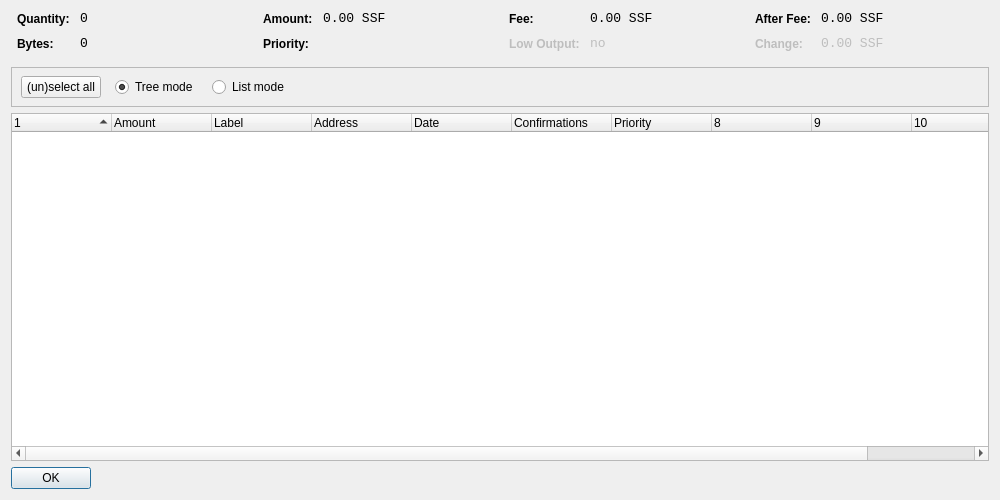
<?xml version="1.0" encoding="UTF-8"?>
<ui version="4.0">
 <class>CoinControlDialog</class>
 <widget class="QDialog" name="CoinControlDialog">
  <property name="geometry">
   <rect>
    <x>0</x>
    <y>0</y>
    <width>1000</width>
    <height>500</height>
   </rect>
  </property>
  <property name="windowTitle">
   <string>Coin Control</string>
  </property>
  <layout class="QVBoxLayout" name="verticalLayout">
   <item>
    <layout class="QHBoxLayout" name="horizontalLayoutTop" stretch="0,0,0,0">
     <property name="topMargin">
      <number>0</number>
     </property>
     <property name="bottomMargin">
      <number>10</number>
     </property>
     <item>
      <layout class="QFormLayout" name="formLayoutCoinControl1">
       <property name="horizontalSpacing">
        <number>10</number>
       </property>
       <property name="verticalSpacing">
        <number>10</number>
       </property>
       <property name="leftMargin">
        <number>6</number>
       </property>
       <property name="rightMargin">
        <number>6</number>
       </property>
       <item row="0" column="0">
        <widget class="QLabel" name="labelCoinControlQuantityText">
         <property name="styleSheet">
          <string notr="true">font-weight:bold;</string>
         </property>
         <property name="text">
          <string>Quantity:</string>
         </property>
        </widget>
       </item>
       <item row="0" column="1">
        <widget class="QLabel" name="labelCoinControlQuantity">
         <property name="font">
          <font>
           <family>Monospace</family>
           <pointsize>10</pointsize>
          </font>
         </property>
         <property name="cursor">
          <cursorShape>IBeamCursor</cursorShape>
         </property>
         <property name="contextMenuPolicy">
          <enum>Qt::ActionsContextMenu</enum>
         </property>
         <property name="text">
          <string>0</string>
         </property>
         <property name="textInteractionFlags">
          <set>Qt::LinksAccessibleByMouse|Qt::TextSelectableByKeyboard|Qt::TextSelectableByMouse</set>
         </property>
        </widget>
       </item>
       <item row="1" column="0">
        <widget class="QLabel" name="labelCoinControlBytesText">
         <property name="styleSheet">
          <string notr="true">font-weight:bold;</string>
         </property>
         <property name="text">
          <string>Bytes:</string>
         </property>
        </widget>
       </item>
       <item row="1" column="1">
        <widget class="QLabel" name="labelCoinControlBytes">
         <property name="font">
          <font>
           <family>Monospace</family>
           <pointsize>10</pointsize>
          </font>
         </property>
         <property name="cursor">
          <cursorShape>IBeamCursor</cursorShape>
         </property>
         <property name="contextMenuPolicy">
          <enum>Qt::ActionsContextMenu</enum>
         </property>
         <property name="text">
          <string>0</string>
         </property>
         <property name="textInteractionFlags">
          <set>Qt::LinksAccessibleByMouse|Qt::TextSelectableByKeyboard|Qt::TextSelectableByMouse</set>
         </property>
        </widget>
       </item>
      </layout>
     </item>
     <item>
      <layout class="QFormLayout" name="formLayoutCoinControl2">
       <property name="horizontalSpacing">
        <number>10</number>
       </property>
       <property name="verticalSpacing">
        <number>10</number>
       </property>
       <property name="leftMargin">
        <number>6</number>
       </property>
       <property name="rightMargin">
        <number>6</number>
       </property>
       <item row="0" column="0">
        <widget class="QLabel" name="labelCoinControlAmountText">
         <property name="styleSheet">
          <string notr="true">font-weight:bold;</string>
         </property>
         <property name="text">
          <string>Amount:</string>
         </property>
        </widget>
       </item>
       <item row="0" column="1">
        <widget class="QLabel" name="labelCoinControlAmount">
         <property name="font">
          <font>
           <family>Monospace</family>
           <pointsize>10</pointsize>
          </font>
         </property>
         <property name="cursor">
          <cursorShape>IBeamCursor</cursorShape>
         </property>
         <property name="contextMenuPolicy">
          <enum>Qt::ActionsContextMenu</enum>
         </property>
         <property name="text">
          <string>0.00 SSF</string>
         </property>
         <property name="textInteractionFlags">
          <set>Qt::LinksAccessibleByMouse|Qt::TextSelectableByKeyboard|Qt::TextSelectableByMouse</set>
         </property>
        </widget>
       </item>
       <item row="1" column="0">
        <widget class="QLabel" name="labelCoinControlPriorityText">
         <property name="styleSheet">
          <string notr="true">font-weight:bold;</string>
         </property>
         <property name="text">
          <string>Priority:</string>
         </property>
        </widget>
       </item>
       <item row="1" column="1">
        <widget class="QLabel" name="labelCoinControlPriority">
         <property name="font">
          <font>
           <family>Monospace</family>
           <pointsize>10</pointsize>
          </font>
         </property>
         <property name="cursor">
          <cursorShape>IBeamCursor</cursorShape>
         </property>
         <property name="contextMenuPolicy">
          <enum>Qt::ActionsContextMenu</enum>
         </property>
         <property name="text">
          <string/>
         </property>
         <property name="textInteractionFlags">
          <set>Qt::LinksAccessibleByMouse|Qt::TextSelectableByKeyboard|Qt::TextSelectableByMouse</set>
         </property>
        </widget>
       </item>
      </layout>
     </item>
     <item>
      <layout class="QFormLayout" name="formLayoutCoinControl3">
       <property name="horizontalSpacing">
        <number>10</number>
       </property>
       <property name="verticalSpacing">
        <number>10</number>
       </property>
       <property name="leftMargin">
        <number>6</number>
       </property>
       <property name="rightMargin">
        <number>6</number>
       </property>
       <item row="0" column="0">
        <widget class="QLabel" name="labelCoinControlFeeText">
         <property name="styleSheet">
          <string notr="true">font-weight:bold;</string>
         </property>
         <property name="text">
          <string>Fee:</string>
         </property>
        </widget>
       </item>
       <item row="0" column="1">
        <widget class="QLabel" name="labelCoinControlFee">
         <property name="font">
          <font>
           <family>Monospace</family>
           <pointsize>10</pointsize>
          </font>
         </property>
         <property name="cursor">
          <cursorShape>IBeamCursor</cursorShape>
         </property>
         <property name="contextMenuPolicy">
          <enum>Qt::ActionsContextMenu</enum>
         </property>
         <property name="text">
          <string>0.00 SSF</string>
         </property>
         <property name="textInteractionFlags">
          <set>Qt::LinksAccessibleByMouse|Qt::TextSelectableByKeyboard|Qt::TextSelectableByMouse</set>
         </property>
        </widget>
       </item>
       <item row="1" column="0">
        <widget class="QLabel" name="labelCoinControlLowOutputText">
         <property name="enabled">
          <bool>false</bool>
         </property>
         <property name="styleSheet">
          <string notr="true">font-weight:bold;</string>
         </property>
         <property name="text">
          <string>Low Output:</string>
         </property>
        </widget>
       </item>
       <item row="1" column="1">
        <widget class="QLabel" name="labelCoinControlLowOutput">
         <property name="enabled">
          <bool>false</bool>
         </property>
         <property name="font">
          <font>
           <family>Monospace</family>
           <pointsize>10</pointsize>
          </font>
         </property>
         <property name="cursor">
          <cursorShape>IBeamCursor</cursorShape>
         </property>
         <property name="contextMenuPolicy">
          <enum>Qt::ActionsContextMenu</enum>
         </property>
         <property name="text">
          <string>no</string>
         </property>
         <property name="textInteractionFlags">
          <set>Qt::LinksAccessibleByMouse|Qt::TextSelectableByKeyboard|Qt::TextSelectableByMouse</set>
         </property>
        </widget>
       </item>
      </layout>
     </item>
     <item>
      <layout class="QFormLayout" name="formLayoutCoinControl4">
       <property name="horizontalSpacing">
        <number>10</number>
       </property>
       <property name="verticalSpacing">
        <number>10</number>
       </property>
       <property name="leftMargin">
        <number>6</number>
       </property>
       <property name="rightMargin">
        <number>6</number>
       </property>
       <item row="0" column="0">
        <widget class="QLabel" name="labelCoinControlAfterFeeText">
         <property name="styleSheet">
          <string notr="true">font-weight:bold;</string>
         </property>
         <property name="text">
          <string>After Fee:</string>
         </property>
        </widget>
       </item>
       <item row="0" column="1">
        <widget class="QLabel" name="labelCoinControlAfterFee">
         <property name="font">
          <font>
           <family>Monospace</family>
           <pointsize>10</pointsize>
          </font>
         </property>
         <property name="cursor">
          <cursorShape>IBeamCursor</cursorShape>
         </property>
         <property name="contextMenuPolicy">
          <enum>Qt::ActionsContextMenu</enum>
         </property>
         <property name="text">
          <string>0.00 SSF</string>
         </property>
         <property name="textInteractionFlags">
          <set>Qt::LinksAccessibleByMouse|Qt::TextSelectableByKeyboard|Qt::TextSelectableByMouse</set>
         </property>
        </widget>
       </item>
       <item row="1" column="0">
        <widget class="QLabel" name="labelCoinControlChangeText">
         <property name="enabled">
          <bool>false</bool>
         </property>
         <property name="styleSheet">
          <string notr="true">font-weight:bold;</string>
         </property>
         <property name="text">
          <string>Change:</string>
         </property>
        </widget>
       </item>
       <item row="1" column="1">
        <widget class="QLabel" name="labelCoinControlChange">
         <property name="enabled">
          <bool>false</bool>
         </property>
         <property name="font">
          <font>
           <family>Monospace</family>
           <pointsize>10</pointsize>
          </font>
         </property>
         <property name="cursor">
          <cursorShape>IBeamCursor</cursorShape>
         </property>
         <property name="contextMenuPolicy">
          <enum>Qt::ActionsContextMenu</enum>
         </property>
         <property name="text">
          <string>0.00 SSF</string>
         </property>
         <property name="textInteractionFlags">
          <set>Qt::LinksAccessibleByMouse|Qt::TextSelectableByKeyboard|Qt::TextSelectableByMouse</set>
         </property>
        </widget>
       </item>
      </layout>
     </item>
    </layout>
   </item>
   <item>
    <widget class="QFrame" name="frame">
     <property name="minimumSize">
      <size>
       <width>0</width>
       <height>40</height>
      </size>
     </property>
     <property name="frameShape">
      <enum>QFrame::StyledPanel</enum>
     </property>
     <property name="frameShadow">
      <enum>QFrame::Sunken</enum>
     </property>
     <widget class="QWidget" name="horizontalLayoutWidget">
      <property name="geometry">
       <rect>
        <x>10</x>
        <y>0</y>
        <width>781</width>
        <height>41</height>
       </rect>
      </property>
      <layout class="QHBoxLayout" name="horizontalLayoutPanel" stretch="0,0,0,0,0">
       <property name="spacing">
        <number>14</number>
       </property>
       <item>
        <widget class="QPushButton" name="pushButtonSelectAll">
         <property name="sizePolicy">
          <sizepolicy hsizetype="Maximum" vsizetype="Fixed">
           <horstretch>0</horstretch>
           <verstretch>0</verstretch>
          </sizepolicy>
         </property>
         <property name="text">
          <string>(un)select all</string>
         </property>
        </widget>
       </item>
       <item>
        <widget class="QRadioButton" name="radioTreeMode">
         <property name="sizePolicy">
          <sizepolicy hsizetype="Maximum" vsizetype="Fixed">
           <horstretch>0</horstretch>
           <verstretch>0</verstretch>
          </sizepolicy>
         </property>
         <property name="text">
          <string>Tree mode</string>
         </property>
         <property name="checked">
          <bool>true</bool>
         </property>
        </widget>
       </item>
       <item>
        <widget class="QRadioButton" name="radioListMode">
         <property name="sizePolicy">
          <sizepolicy hsizetype="Maximum" vsizetype="Fixed">
           <horstretch>0</horstretch>
           <verstretch>0</verstretch>
          </sizepolicy>
         </property>
         <property name="text">
          <string>List mode</string>
         </property>
        </widget>
       </item>
       <item>
        <spacer name="horizontalSpacer">
         <property name="orientation">
          <enum>Qt::Horizontal</enum>
         </property>
         <property name="sizeHint" stdset="0">
          <size>
           <width>40</width>
           <height>20</height>
          </size>
         </property>
        </spacer>
       </item>
      </layout>
     </widget>
    </widget>
   </item>
   <item>
    <widget class="CoinControlTreeWidget" name="treeWidget">
     <property name="contextMenuPolicy">
      <enum>Qt::CustomContextMenu</enum>
     </property>
     <property name="sortingEnabled">
      <bool>false</bool>
     </property>
     <property name="columnCount">
      <number>11</number>
     </property>
     <attribute name="headerShowSortIndicator" stdset="0">
      <bool>true</bool>
     </attribute>
     <attribute name="headerStretchLastSection">
      <bool>false</bool>
     </attribute>
     <column>
      <property name="text">
       <string/>
      </property>
     </column>
     <column>
      <property name="text">
       <string>Amount</string>
      </property>
     </column>
     <column>
      <property name="text">
       <string>Label</string>
      </property>
     </column>
     <column>
      <property name="text">
       <string>Address</string>
      </property>
     </column>
     <column>
      <property name="text">
       <string>Date</string>
      </property>
     </column>
     <column>
      <property name="text">
       <string>Confirmations</string>
      </property>
      <property name="toolTip">
       <string>Confirmed</string>
      </property>
     </column>
     <column>
      <property name="text">
       <string>Priority</string>
      </property>
     </column>
     <column>
      <property name="text">
       <string/>
      </property>
     </column>
     <column>
      <property name="text">
       <string/>
      </property>
     </column>
     <column>
      <property name="text">
       <string/>
      </property>
     </column>
     <column>
      <property name="text">
       <string/>
      </property>
     </column>
    </widget>
   </item>
   <item>
    <widget class="QDialogButtonBox" name="buttonBox">
     <property name="sizePolicy">
      <sizepolicy hsizetype="Maximum" vsizetype="Fixed">
       <horstretch>0</horstretch>
       <verstretch>0</verstretch>
      </sizepolicy>
     </property>
     <property name="orientation">
      <enum>Qt::Horizontal</enum>
     </property>
     <property name="standardButtons">
      <set>QDialogButtonBox::Ok</set>
     </property>
    </widget>
   </item>
  </layout>
 </widget>
 <customwidgets>
  <customwidget>
   <class>CoinControlTreeWidget</class>
   <extends>QTreeWidget</extends>
   <header>coincontroltreewidget.h</header>
  </customwidget>
 </customwidgets>
 <resources/>
 <connections/>
</ui>
